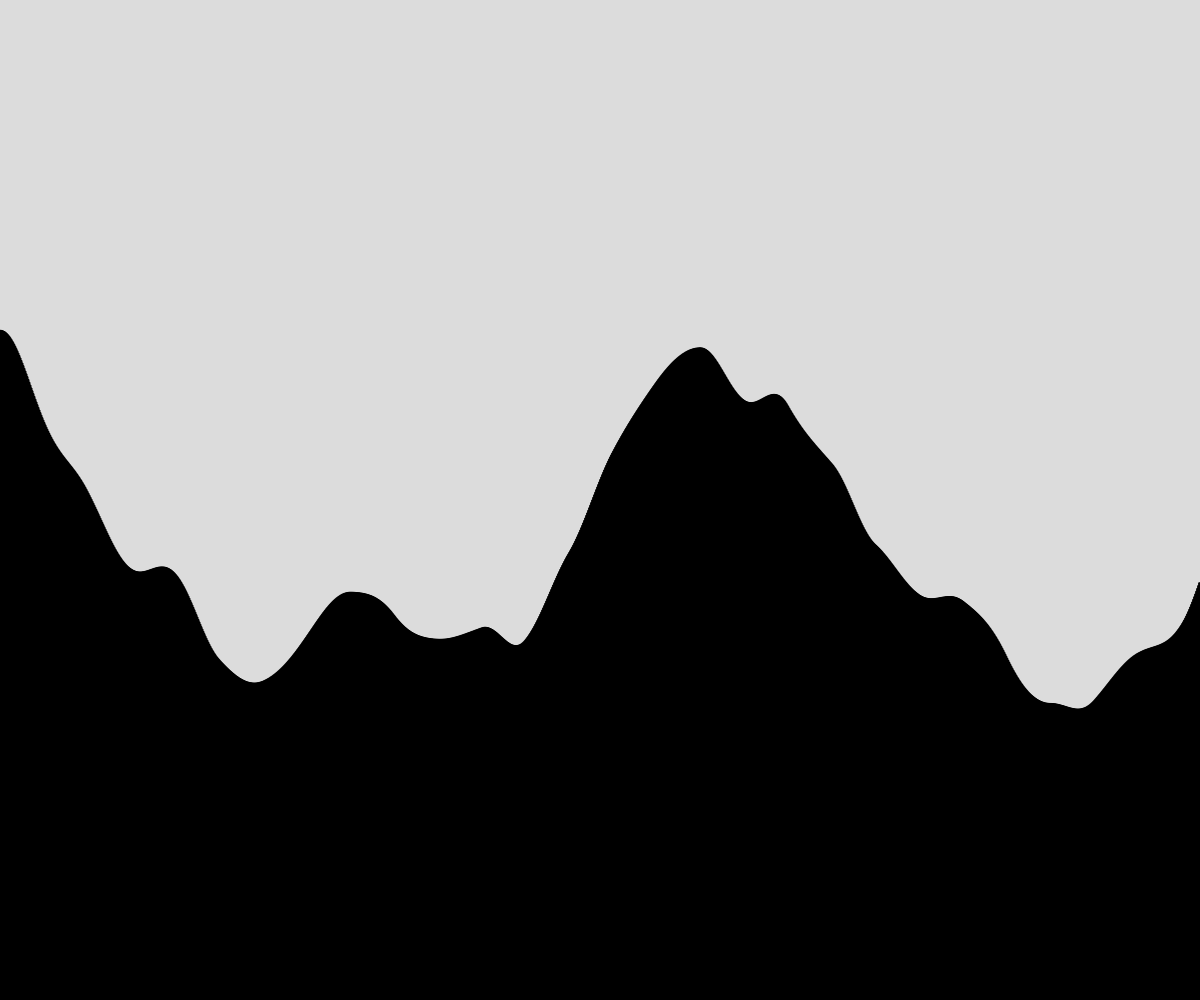
Frame 1 (no input)
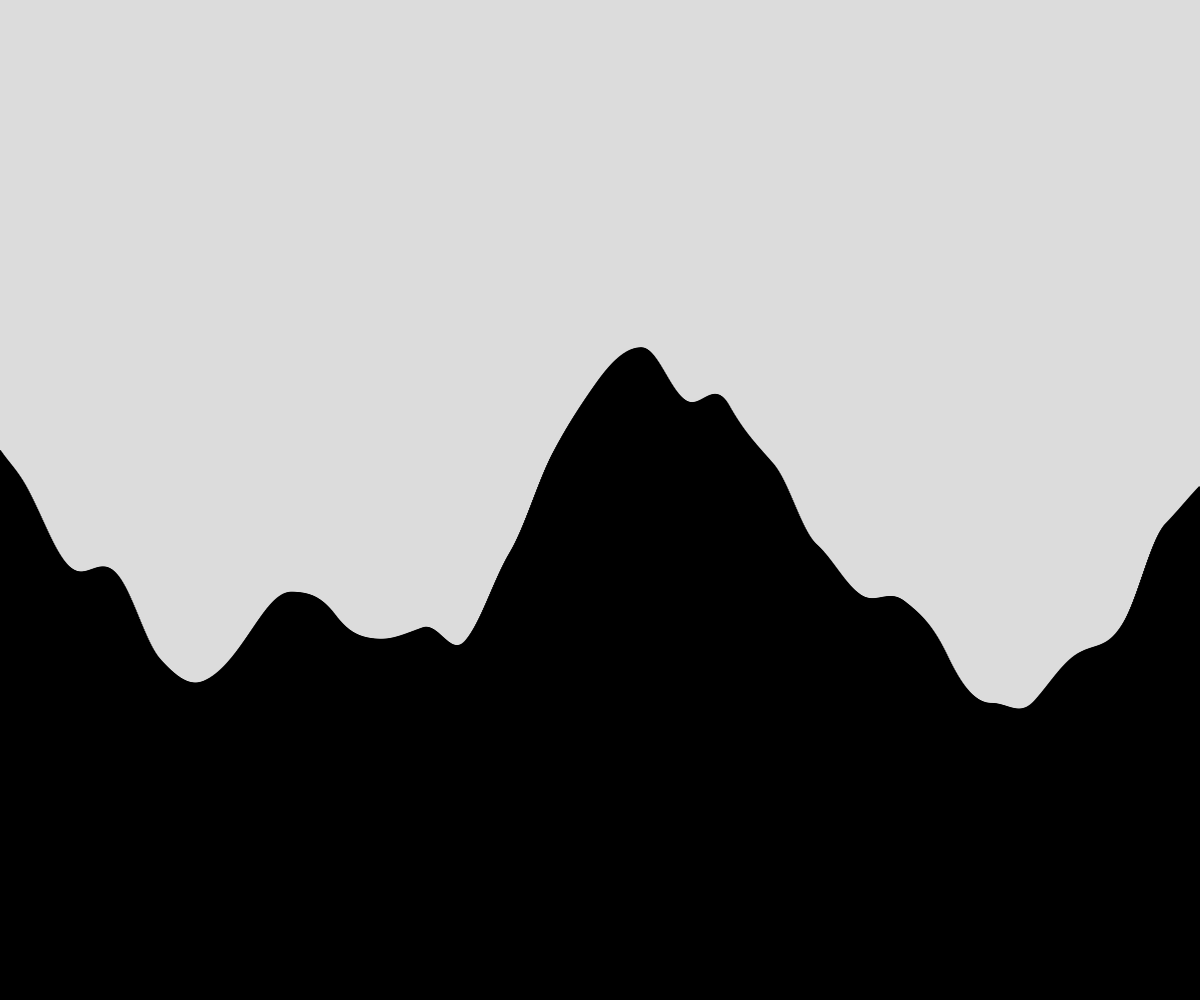
Frame 60 (no input)
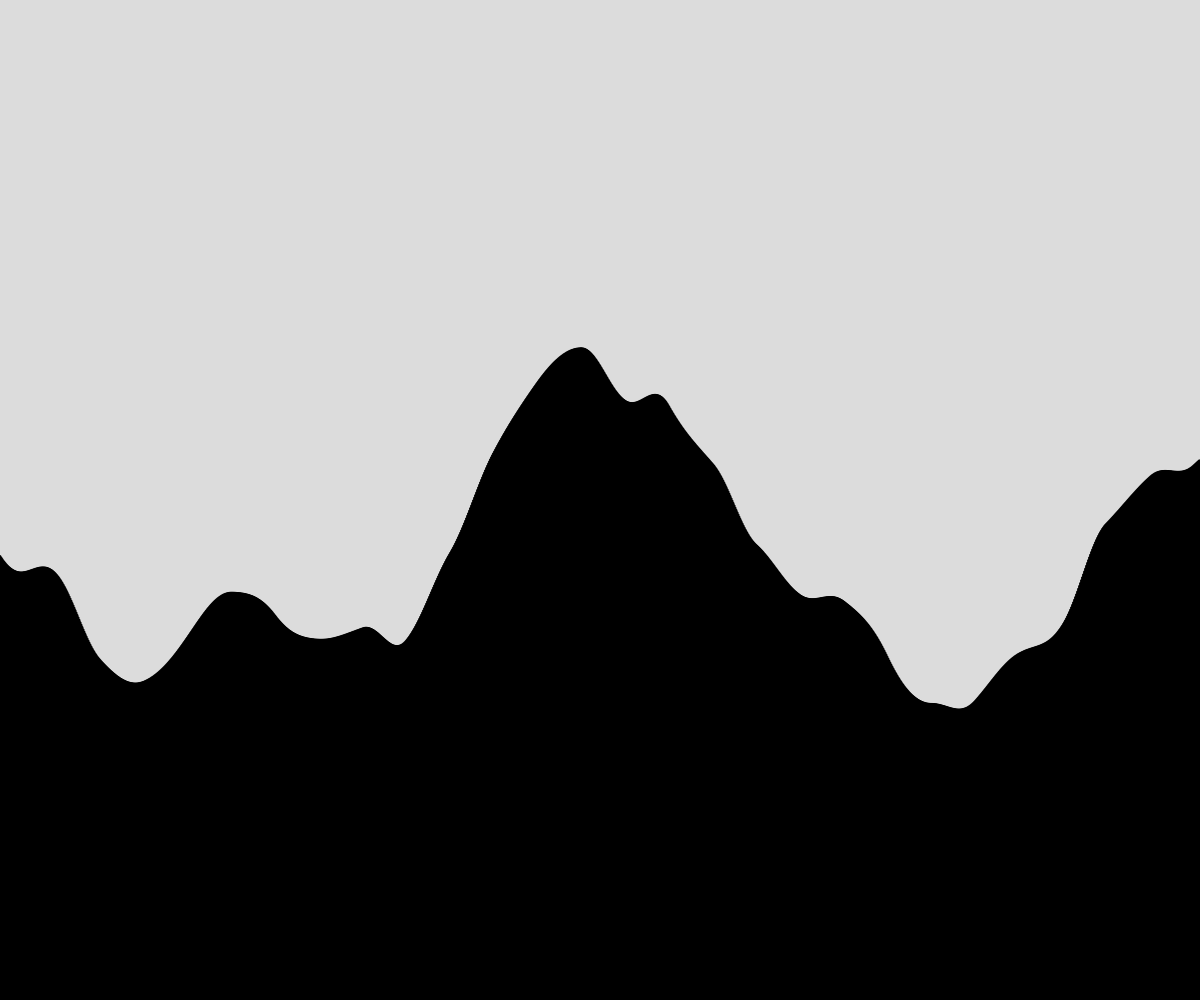
Frame 120 (the mouse pressed at the canvas centre since frame 60)

The p5.js sketch that drew these frames (run headless with seeded random() and noise() and a simulated clock; from frame 60 on, the mouse is pressed at the canvas centre):

// p5.js sketch
// ── sketch.js
// Project Title
// Your Name
// Date
//
// Extra for Experts:
// - describe what you did to take this project "above and beyond"

let terrain = [];
let xOffset = 0;

function setup() {
  createCanvas(windowWidth, windowHeight);
  spawnRectangles();
}

function spawnRectangles() {
  let time = 0;
  for (let x = 0; x < 2000; x++) {
    let h = noise(time / 3.5) * height;
    let thisRect = {
      x: x,
      height: h,
    };
    terrain.push(thisRect);
    time += 0.01;
  }

}

function draw() {
  background(220);
  fill(0);
  for (let i = xOffset; i < xOffset + width; i++) {
    rect(terrain[i].x - xOffset, height - terrain[i].height, 1, terrain[i].height);
  }
  xOffset++;
}
